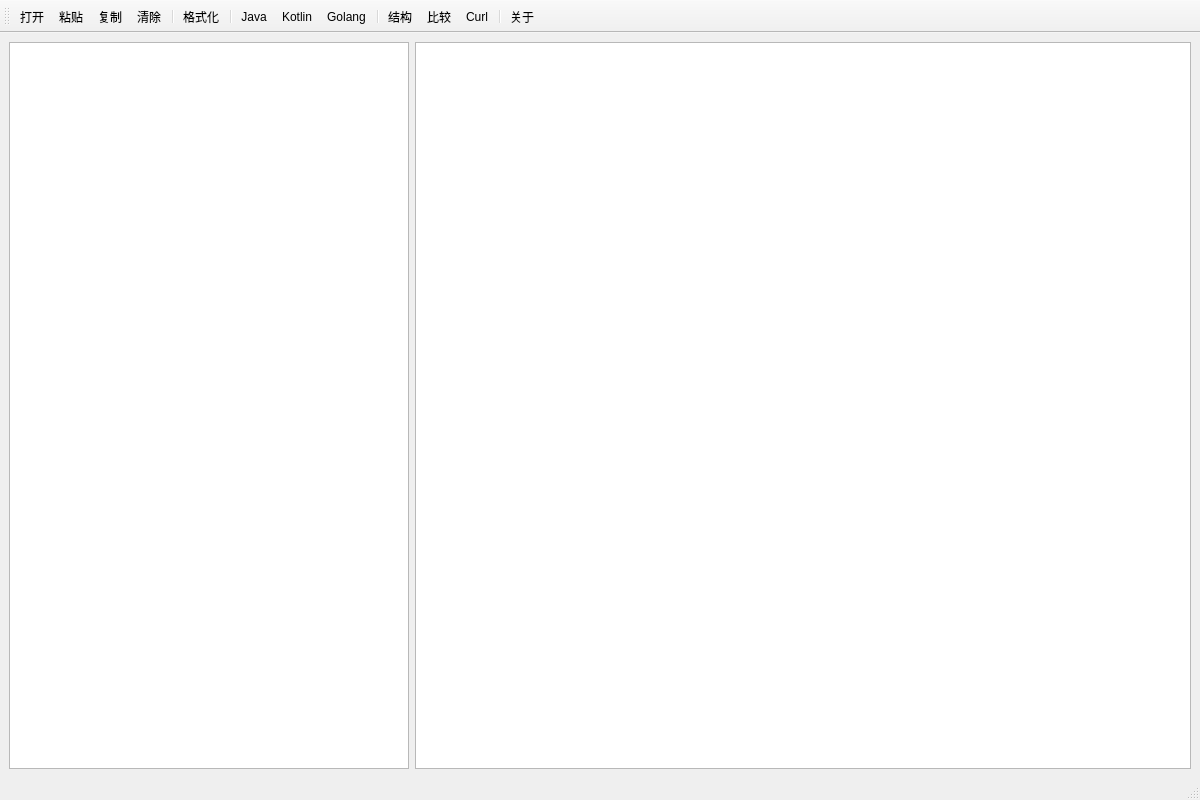
<?xml version="1.0" encoding="UTF-8"?>
<ui version="4.0">
 <class>MainWindow</class>
 <widget class="QMainWindow" name="MainWindow">
  <property name="geometry">
   <rect>
    <x>0</x>
    <y>0</y>
    <width>1200</width>
    <height>800</height>
   </rect>
  </property>
  <property name="windowTitle">
   <string>JsonConverter</string>
  </property>
  <property name="windowIcon">
   <iconset resource="resource.qrc">
    <normaloff>:/newPrefix/icons/JSON格式化.png</normaloff>:/newPrefix/icons/JSON格式化.png</iconset>
  </property>
  <widget class="QWidget" name="centralwidget">
   <layout class="QHBoxLayout" name="horizontalLayout">
    <item>
     <widget class="QListWidget" name="listWidget">
      <property name="minimumSize">
       <size>
        <width>300</width>
        <height>0</height>
       </size>
      </property>
      <property name="maximumSize">
       <size>
        <width>400</width>
        <height>16777215</height>
       </size>
      </property>
     </widget>
    </item>
    <item>
     <widget class="QTextEdit" name="textEdit">
      <property name="styleSheet">
       <string notr="true">font: 12pt &quot;Consolas&quot;;</string>
      </property>
      <property name="html">
       <string>&lt;!DOCTYPE HTML PUBLIC &quot;-//W3C//DTD HTML 4.0//EN&quot; &quot;http://www.w3.org/TR/REC-html40/strict.dtd&quot;&gt;
&lt;html&gt;&lt;head&gt;&lt;meta name=&quot;qrichtext&quot; content=&quot;1&quot; /&gt;&lt;style type=&quot;text/css&quot;&gt;
p, li { white-space: pre-wrap; }
&lt;/style&gt;&lt;/head&gt;&lt;body style=&quot; font-family:'Consolas'; font-size:12pt; font-weight:400; font-style:normal;&quot;&gt;
&lt;p style=&quot;-qt-paragraph-type:empty; margin-top:0px; margin-bottom:0px; margin-left:0px; margin-right:0px; -qt-block-indent:0; text-indent:0px;&quot;&gt;&lt;br /&gt;&lt;/p&gt;&lt;/body&gt;&lt;/html&gt;</string>
      </property>
      <property name="tabStopWidth">
       <number>40</number>
      </property>
     </widget>
    </item>
   </layout>
  </widget>
  <widget class="QStatusBar" name="statusbar"/>
  <widget class="QToolBar" name="toolBar">
   <property name="windowTitle">
    <string>toolBar</string>
   </property>
   <property name="toolButtonStyle">
    <enum>Qt::ToolButtonTextUnderIcon</enum>
   </property>
   <attribute name="toolBarArea">
    <enum>TopToolBarArea</enum>
   </attribute>
   <attribute name="toolBarBreak">
    <bool>false</bool>
   </attribute>
   <addaction name="actionOpen"/>
   <addaction name="actionPaste"/>
   <addaction name="actionCopy"/>
   <addaction name="actionClear"/>
   <addaction name="separator"/>
   <addaction name="actionFormat"/>
   <addaction name="separator"/>
   <addaction name="actionJava"/>
   <addaction name="actionKotlin"/>
   <addaction name="actionGolang"/>
   <addaction name="separator"/>
   <addaction name="actionTree"/>
   <addaction name="actionCompare"/>
   <addaction name="actionCurl"/>
   <addaction name="separator"/>
   <addaction name="actionAbout"/>
  </widget>
  <action name="actionOpen">
   <property name="icon">
    <iconset resource="resource.qrc">
     <normaloff>:/newPrefix/icons/open 打开文件.png</normaloff>:/newPrefix/icons/open 打开文件.png</iconset>
   </property>
   <property name="text">
    <string>打开</string>
   </property>
  </action>
  <action name="actionFormat">
   <property name="icon">
    <iconset resource="resource.qrc">
     <normaloff>:/newPrefix/icons/json.png</normaloff>:/newPrefix/icons/json.png</iconset>
   </property>
   <property name="text">
    <string>格式化</string>
   </property>
  </action>
  <action name="actionJava">
   <property name="icon">
    <iconset resource="resource.qrc">
     <normaloff>:/newPrefix/icons/java.png</normaloff>:/newPrefix/icons/java.png</iconset>
   </property>
   <property name="text">
    <string>Java</string>
   </property>
  </action>
  <action name="actionKotlin">
   <property name="icon">
    <iconset resource="resource.qrc">
     <normaloff>:/newPrefix/icons/kotlin.png</normaloff>:/newPrefix/icons/kotlin.png</iconset>
   </property>
   <property name="text">
    <string>Kotlin</string>
   </property>
  </action>
  <action name="actionGolang">
   <property name="icon">
    <iconset resource="resource.qrc">
     <normaloff>:/newPrefix/icons/go.png</normaloff>:/newPrefix/icons/go.png</iconset>
   </property>
   <property name="text">
    <string>Golang</string>
   </property>
  </action>
  <action name="actionClear">
   <property name="icon">
    <iconset resource="resource.qrc">
     <normaloff>:/newPrefix/icons/clear.png</normaloff>:/newPrefix/icons/clear.png</iconset>
   </property>
   <property name="text">
    <string>清除</string>
   </property>
  </action>
  <action name="actionCopy">
   <property name="icon">
    <iconset resource="resource.qrc">
     <normaloff>:/newPrefix/icons/复制.png</normaloff>:/newPrefix/icons/复制.png</iconset>
   </property>
   <property name="text">
    <string>复制</string>
   </property>
  </action>
  <action name="actionPaste">
   <property name="icon">
    <iconset resource="resource.qrc">
     <normaloff>:/newPrefix/icons/粘贴.png</normaloff>:/newPrefix/icons/粘贴.png</iconset>
   </property>
   <property name="text">
    <string>粘贴</string>
   </property>
  </action>
  <action name="actionTree">
   <property name="icon">
    <iconset resource="resource.qrc">
     <normaloff>:/newPrefix/icons/Tree-01.png</normaloff>:/newPrefix/icons/Tree-01.png</iconset>
   </property>
   <property name="text">
    <string>结构</string>
   </property>
   <property name="toolTip">
    <string>结构</string>
   </property>
  </action>
  <action name="actionCurl">
   <property name="icon">
    <iconset resource="resource.qrc">
     <normaloff>:/newPrefix/icons/API.png</normaloff>:/newPrefix/icons/API.png</iconset>
   </property>
   <property name="text">
    <string>Curl</string>
   </property>
  </action>
  <action name="actionCompare">
   <property name="icon">
    <iconset resource="resource.qrc">
     <normaloff>:/newPrefix/icons/compare.png</normaloff>:/newPrefix/icons/compare.png</iconset>
   </property>
   <property name="text">
    <string>比较</string>
   </property>
  </action>
  <action name="actionAbout">
   <property name="icon">
    <iconset resource="resource.qrc">
     <normaloff>:/newPrefix/icons/about_nexttec.png</normaloff>:/newPrefix/icons/about_nexttec.png</iconset>
   </property>
   <property name="text">
    <string>关于</string>
   </property>
  </action>
 </widget>
 <resources>
  <include location="resource.qrc"/>
 </resources>
 <connections/>
</ui>
